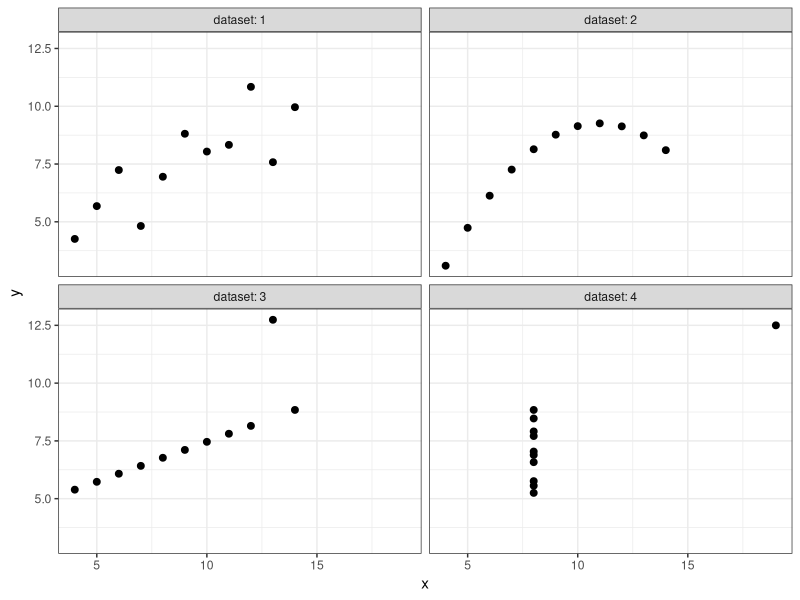
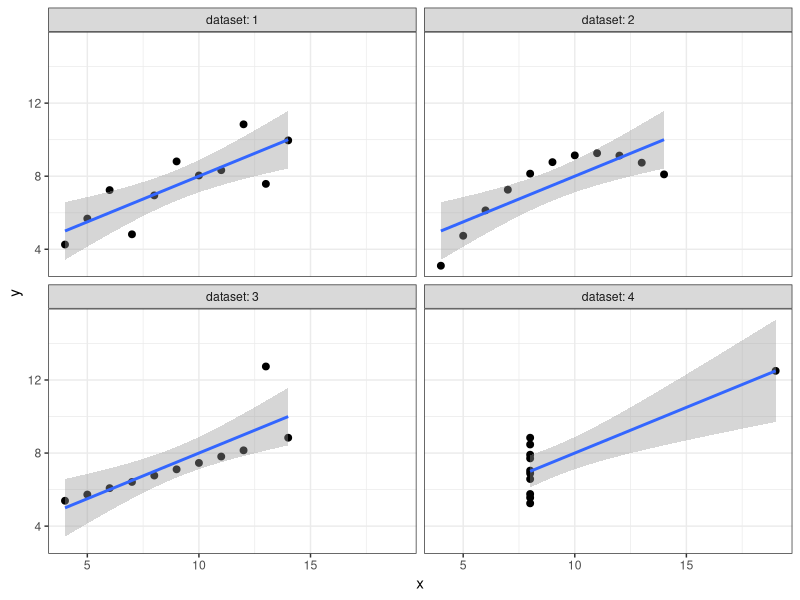

Source code (R) for these figures, in order:
## ---- chunk 1
knitr::opts_chunk$set(echo = TRUE)
## ---- chunk 2
library(tidyverse)
## ---- chunk 3
anscombe
## ---- chunk 4
anscombe %>% 
  tibble::rowid_to_column() %>% 
  pivot_longer(cols = -rowid)
## ---- chunk 5
anscombe %>% 
  tibble::rowid_to_column() %>% 
  pivot_longer(cols = -rowid) %>% 
  count(name)
## ---- chunk 6
anscombe %>% 
  tibble::rowid_to_column() %>% 
  pivot_longer(cols = !c("rowid"), names_to = "variable_name", values_to = "variable_value")
## ---- chunk 7
anscombe %>% 
  tibble::rowid_to_column() %>% 
  pivot_longer(cols = !c("rowid")) %>% 
  tidyr::separate(name,
                  c("var_name", "dataset"),
                  sep = 1,
                  remove = FALSE)
## ---- chunk 8
anscombe %>% 
  tibble::rowid_to_column() %>% 
  pivot_longer(cols = !c("rowid")) %>% 
  tidyr::separate(name,
                  c("var_name", "dataset"),
                  sep = 1,
                  remove = TRUE) %>% 
  count(dataset, var_name)
## ---- chunk 9
anscombe %>% 
  tibble::rowid_to_column() %>% 
  pivot_longer(cols = !c("rowid")) %>% 
  tidyr::separate(name,
                  c("var_name", "dataset"),
                  sep = 1,
                  remove = TRUE) %>% 
  pivot_wider(names_from = "var_name", values_from = "value")
## ---- chunk 10
ans_tidy <- anscombe %>% 
  tibble::rowid_to_column() %>% 
  pivot_longer(cols = !c("rowid")) %>% 
  tidyr::separate(name,
                  c("var_name", "dataset"),
                  sep = 1,
                  remove = TRUE) %>% 
  pivot_wider(names_from = "var_name", values_from = "value")
## ---- chunk 11
anscombe %>% 
  select(ends_with("1"))
## ---- chunk 12
ans_tidy %>% 
  filter(dataset == "1")
## ---- chunk 13
ans_tidy %>% 
  group_by(dataset) %>% 
  summarise(num_rows = n(),
            avg_x = mean(x),
            var_x = var(x),
            avg_y = mean(y),
            var_y = var(y)) %>% 
  ungroup()
## ---- chunk 14
ans_tidy %>% 
  group_by(dataset) %>% 
  tidyr::nest() %>% 
  mutate(lm_mod = purrr::map(data, ~lm(formula = y ~ x, data = .)),
         lm_results = purrr::map(lm_mod, broom::glance),
         lm_coef = purrr::map(lm_mod, broom::tidy))
## ---- chunk 15
ans_tidy %>% 
  group_by(dataset) %>% 
  tidyr::nest() %>% 
  mutate(lm_mod = purrr::map(data, ~lm(formula = y ~ x, data = .)),
         lm_results = purrr::map(lm_mod, broom::glance),
         lm_coef = purrr::map(lm_mod, broom::tidy)) %>% 
  select(dataset, lm_coef) %>% 
  tidyr::unnest(lm_coef)
## ---- chunk 16
ans_tidy %>% 
  group_by(dataset) %>% 
  tidyr::nest() %>% 
  mutate(lm_mod = purrr::map(data, ~lm(formula = y ~ x, data = .)),
         lm_results = purrr::map(lm_mod, broom::glance),
         lm_coef = purrr::map(lm_mod, broom::tidy)) %>% 
  select(dataset, lm_coef) %>% 
  tidyr::unnest(lm_coef) %>% 
  select(dataset, term, estimate) %>% 
  pivot_wider(names_from = 'term', values_from = 'estimate')
## ---- chunk 17
ans_tidy %>% 
  group_by(dataset) %>% 
  tidyr::nest() %>% 
  mutate(lm_mod = purrr::map(data, ~lm(formula = y ~ x, data = .)),
         lm_results = purrr::map(lm_mod, broom::glance),
         lm_coef = purrr::map(lm_mod, broom::tidy)) %>% 
  select(dataset, lm_results) %>% 
  tidyr::unnest(lm_results)
## ---- chunk 18
ans_tidy %>% 
  ggplot(mapping = aes(x = x, y = y)) +
  geom_point(size = 2) +
  facet_wrap(~dataset, labeller = "label_both") +
  theme_bw()
## ---- chunk 19
ans_tidy %>% 
  ggplot(mapping = aes(x = x, y = y)) +
  geom_point(size = 2) +
  geom_smooth(formula = y ~ x,
              method = lm) +
  facet_wrap(~dataset, labeller = "label_both") +
  theme_bw()
